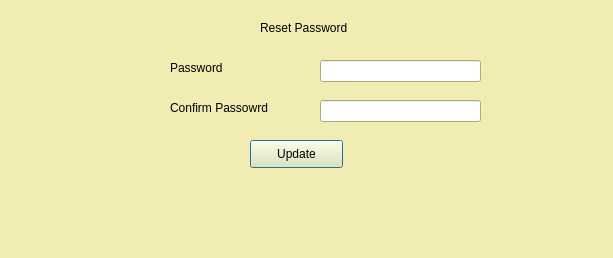
<?xml version="1.0" encoding="UTF-8"?>
<ui version="4.0">
 <class>ResetPwd</class>
 <widget class="QDialog" name="ResetPwd">
  <property name="geometry">
   <rect>
    <x>0</x>
    <y>0</y>
    <width>613</width>
    <height>258</height>
   </rect>
  </property>
  <property name="palette">
   <palette>
    <active>
     <colorrole role="WindowText">
      <brush brushstyle="SolidPattern">
       <color alpha="255">
        <red>0</red>
        <green>0</green>
        <blue>0</blue>
       </color>
      </brush>
     </colorrole>
     <colorrole role="Button">
      <brush brushstyle="SolidPattern">
       <color alpha="255">
        <red>240</red>
        <green>236</green>
        <blue>178</blue>
       </color>
      </brush>
     </colorrole>
     <colorrole role="Light">
      <brush brushstyle="SolidPattern">
       <color alpha="255">
        <red>255</red>
        <green>255</green>
        <blue>255</blue>
       </color>
      </brush>
     </colorrole>
     <colorrole role="Midlight">
      <brush brushstyle="SolidPattern">
       <color alpha="255">
        <red>247</red>
        <green>245</green>
        <blue>216</blue>
       </color>
      </brush>
     </colorrole>
     <colorrole role="Dark">
      <brush brushstyle="SolidPattern">
       <color alpha="255">
        <red>120</red>
        <green>118</green>
        <blue>89</blue>
       </color>
      </brush>
     </colorrole>
     <colorrole role="Mid">
      <brush brushstyle="SolidPattern">
       <color alpha="255">
        <red>160</red>
        <green>157</green>
        <blue>119</blue>
       </color>
      </brush>
     </colorrole>
     <colorrole role="Text">
      <brush brushstyle="SolidPattern">
       <color alpha="255">
        <red>0</red>
        <green>0</green>
        <blue>0</blue>
       </color>
      </brush>
     </colorrole>
     <colorrole role="BrightText">
      <brush brushstyle="SolidPattern">
       <color alpha="255">
        <red>255</red>
        <green>255</green>
        <blue>255</blue>
       </color>
      </brush>
     </colorrole>
     <colorrole role="ButtonText">
      <brush brushstyle="SolidPattern">
       <color alpha="255">
        <red>0</red>
        <green>0</green>
        <blue>0</blue>
       </color>
      </brush>
     </colorrole>
     <colorrole role="Base">
      <brush brushstyle="SolidPattern">
       <color alpha="255">
        <red>255</red>
        <green>255</green>
        <blue>255</blue>
       </color>
      </brush>
     </colorrole>
     <colorrole role="Window">
      <brush brushstyle="SolidPattern">
       <color alpha="255">
        <red>240</red>
        <green>236</green>
        <blue>178</blue>
       </color>
      </brush>
     </colorrole>
     <colorrole role="Shadow">
      <brush brushstyle="SolidPattern">
       <color alpha="255">
        <red>0</red>
        <green>0</green>
        <blue>0</blue>
       </color>
      </brush>
     </colorrole>
     <colorrole role="AlternateBase">
      <brush brushstyle="SolidPattern">
       <color alpha="255">
        <red>247</red>
        <green>245</green>
        <blue>216</blue>
       </color>
      </brush>
     </colorrole>
     <colorrole role="ToolTipBase">
      <brush brushstyle="SolidPattern">
       <color alpha="255">
        <red>255</red>
        <green>255</green>
        <blue>220</blue>
       </color>
      </brush>
     </colorrole>
     <colorrole role="ToolTipText">
      <brush brushstyle="SolidPattern">
       <color alpha="255">
        <red>0</red>
        <green>0</green>
        <blue>0</blue>
       </color>
      </brush>
     </colorrole>
    </active>
    <inactive>
     <colorrole role="WindowText">
      <brush brushstyle="SolidPattern">
       <color alpha="255">
        <red>0</red>
        <green>0</green>
        <blue>0</blue>
       </color>
      </brush>
     </colorrole>
     <colorrole role="Button">
      <brush brushstyle="SolidPattern">
       <color alpha="255">
        <red>240</red>
        <green>236</green>
        <blue>178</blue>
       </color>
      </brush>
     </colorrole>
     <colorrole role="Light">
      <brush brushstyle="SolidPattern">
       <color alpha="255">
        <red>255</red>
        <green>255</green>
        <blue>255</blue>
       </color>
      </brush>
     </colorrole>
     <colorrole role="Midlight">
      <brush brushstyle="SolidPattern">
       <color alpha="255">
        <red>247</red>
        <green>245</green>
        <blue>216</blue>
       </color>
      </brush>
     </colorrole>
     <colorrole role="Dark">
      <brush brushstyle="SolidPattern">
       <color alpha="255">
        <red>120</red>
        <green>118</green>
        <blue>89</blue>
       </color>
      </brush>
     </colorrole>
     <colorrole role="Mid">
      <brush brushstyle="SolidPattern">
       <color alpha="255">
        <red>160</red>
        <green>157</green>
        <blue>119</blue>
       </color>
      </brush>
     </colorrole>
     <colorrole role="Text">
      <brush brushstyle="SolidPattern">
       <color alpha="255">
        <red>0</red>
        <green>0</green>
        <blue>0</blue>
       </color>
      </brush>
     </colorrole>
     <colorrole role="BrightText">
      <brush brushstyle="SolidPattern">
       <color alpha="255">
        <red>255</red>
        <green>255</green>
        <blue>255</blue>
       </color>
      </brush>
     </colorrole>
     <colorrole role="ButtonText">
      <brush brushstyle="SolidPattern">
       <color alpha="255">
        <red>0</red>
        <green>0</green>
        <blue>0</blue>
       </color>
      </brush>
     </colorrole>
     <colorrole role="Base">
      <brush brushstyle="SolidPattern">
       <color alpha="255">
        <red>255</red>
        <green>255</green>
        <blue>255</blue>
       </color>
      </brush>
     </colorrole>
     <colorrole role="Window">
      <brush brushstyle="SolidPattern">
       <color alpha="255">
        <red>240</red>
        <green>236</green>
        <blue>178</blue>
       </color>
      </brush>
     </colorrole>
     <colorrole role="Shadow">
      <brush brushstyle="SolidPattern">
       <color alpha="255">
        <red>0</red>
        <green>0</green>
        <blue>0</blue>
       </color>
      </brush>
     </colorrole>
     <colorrole role="AlternateBase">
      <brush brushstyle="SolidPattern">
       <color alpha="255">
        <red>247</red>
        <green>245</green>
        <blue>216</blue>
       </color>
      </brush>
     </colorrole>
     <colorrole role="ToolTipBase">
      <brush brushstyle="SolidPattern">
       <color alpha="255">
        <red>255</red>
        <green>255</green>
        <blue>220</blue>
       </color>
      </brush>
     </colorrole>
     <colorrole role="ToolTipText">
      <brush brushstyle="SolidPattern">
       <color alpha="255">
        <red>0</red>
        <green>0</green>
        <blue>0</blue>
       </color>
      </brush>
     </colorrole>
    </inactive>
    <disabled>
     <colorrole role="WindowText">
      <brush brushstyle="SolidPattern">
       <color alpha="255">
        <red>120</red>
        <green>118</green>
        <blue>89</blue>
       </color>
      </brush>
     </colorrole>
     <colorrole role="Button">
      <brush brushstyle="SolidPattern">
       <color alpha="255">
        <red>240</red>
        <green>236</green>
        <blue>178</blue>
       </color>
      </brush>
     </colorrole>
     <colorrole role="Light">
      <brush brushstyle="SolidPattern">
       <color alpha="255">
        <red>255</red>
        <green>255</green>
        <blue>255</blue>
       </color>
      </brush>
     </colorrole>
     <colorrole role="Midlight">
      <brush brushstyle="SolidPattern">
       <color alpha="255">
        <red>247</red>
        <green>245</green>
        <blue>216</blue>
       </color>
      </brush>
     </colorrole>
     <colorrole role="Dark">
      <brush brushstyle="SolidPattern">
       <color alpha="255">
        <red>120</red>
        <green>118</green>
        <blue>89</blue>
       </color>
      </brush>
     </colorrole>
     <colorrole role="Mid">
      <brush brushstyle="SolidPattern">
       <color alpha="255">
        <red>160</red>
        <green>157</green>
        <blue>119</blue>
       </color>
      </brush>
     </colorrole>
     <colorrole role="Text">
      <brush brushstyle="SolidPattern">
       <color alpha="255">
        <red>120</red>
        <green>118</green>
        <blue>89</blue>
       </color>
      </brush>
     </colorrole>
     <colorrole role="BrightText">
      <brush brushstyle="SolidPattern">
       <color alpha="255">
        <red>255</red>
        <green>255</green>
        <blue>255</blue>
       </color>
      </brush>
     </colorrole>
     <colorrole role="ButtonText">
      <brush brushstyle="SolidPattern">
       <color alpha="255">
        <red>120</red>
        <green>118</green>
        <blue>89</blue>
       </color>
      </brush>
     </colorrole>
     <colorrole role="Base">
      <brush brushstyle="SolidPattern">
       <color alpha="255">
        <red>240</red>
        <green>236</green>
        <blue>178</blue>
       </color>
      </brush>
     </colorrole>
     <colorrole role="Window">
      <brush brushstyle="SolidPattern">
       <color alpha="255">
        <red>240</red>
        <green>236</green>
        <blue>178</blue>
       </color>
      </brush>
     </colorrole>
     <colorrole role="Shadow">
      <brush brushstyle="SolidPattern">
       <color alpha="255">
        <red>0</red>
        <green>0</green>
        <blue>0</blue>
       </color>
      </brush>
     </colorrole>
     <colorrole role="AlternateBase">
      <brush brushstyle="SolidPattern">
       <color alpha="255">
        <red>240</red>
        <green>236</green>
        <blue>178</blue>
       </color>
      </brush>
     </colorrole>
     <colorrole role="ToolTipBase">
      <brush brushstyle="SolidPattern">
       <color alpha="255">
        <red>255</red>
        <green>255</green>
        <blue>220</blue>
       </color>
      </brush>
     </colorrole>
     <colorrole role="ToolTipText">
      <brush brushstyle="SolidPattern">
       <color alpha="255">
        <red>0</red>
        <green>0</green>
        <blue>0</blue>
       </color>
      </brush>
     </colorrole>
    </disabled>
   </palette>
  </property>
  <property name="windowTitle">
   <string>Dialog</string>
  </property>
  <widget class="QLabel" name="label">
   <property name="geometry">
    <rect>
     <x>260</x>
     <y>20</y>
     <width>91</width>
     <height>16</height>
    </rect>
   </property>
   <property name="text">
    <string>Reset Password</string>
   </property>
  </widget>
  <widget class="QLabel" name="label_2">
   <property name="geometry">
    <rect>
     <x>170</x>
     <y>60</y>
     <width>81</width>
     <height>16</height>
    </rect>
   </property>
   <property name="text">
    <string>Password</string>
   </property>
  </widget>
  <widget class="QLabel" name="label_3">
   <property name="geometry">
    <rect>
     <x>170</x>
     <y>100</y>
     <width>111</width>
     <height>16</height>
    </rect>
   </property>
   <property name="text">
    <string>Confirm Passowrd</string>
   </property>
  </widget>
  <widget class="QLineEdit" name="edtPwd">
   <property name="geometry">
    <rect>
     <x>320</x>
     <y>60</y>
     <width>161</width>
     <height>22</height>
    </rect>
   </property>
  </widget>
  <widget class="QLineEdit" name="edtCpwd">
   <property name="geometry">
    <rect>
     <x>320</x>
     <y>100</y>
     <width>161</width>
     <height>22</height>
    </rect>
   </property>
  </widget>
  <widget class="QPushButton" name="btnUpd">
   <property name="geometry">
    <rect>
     <x>250</x>
     <y>140</y>
     <width>93</width>
     <height>28</height>
    </rect>
   </property>
   <property name="text">
    <string>Update</string>
   </property>
  </widget>
  <widget class="QLabel" name="lblStat">
   <property name="geometry">
    <rect>
     <x>210</x>
     <y>190</y>
     <width>261</width>
     <height>16</height>
    </rect>
   </property>
   <property name="text">
    <string/>
   </property>
  </widget>
 </widget>
 <resources/>
 <connections/>
</ui>
